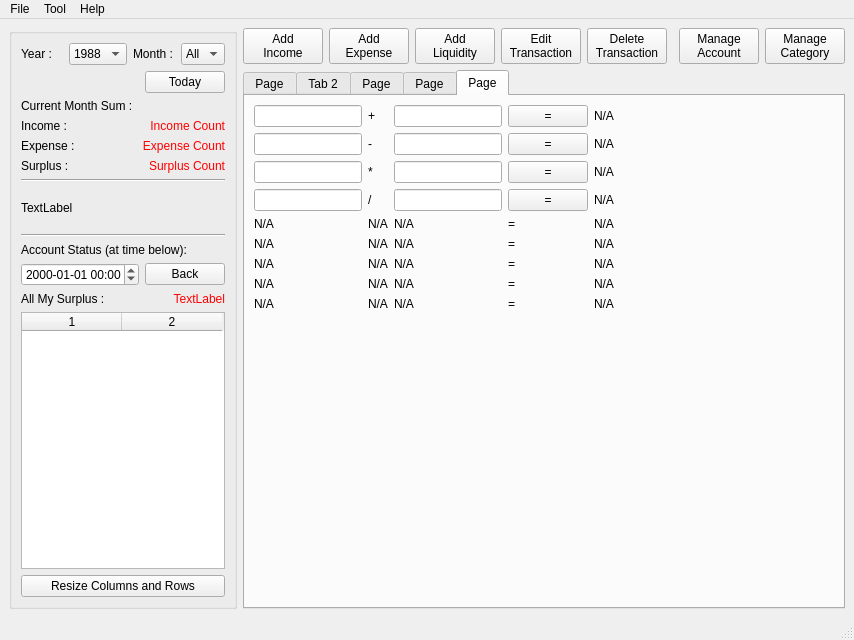
<?xml version="1.0" encoding="UTF-8"?>
<ui version="4.0">
 <class>accountBookMainWindow</class>
 <widget class="QMainWindow" name="accountBookMainWindow">
  <property name="geometry">
   <rect>
    <x>0</x>
    <y>0</y>
    <width>819</width>
    <height>640</height>
   </rect>
  </property>
  <property name="minimumSize">
   <size>
    <width>0</width>
    <height>640</height>
   </size>
  </property>
  <property name="windowTitle">
   <string>MainWindow</string>
  </property>
  <widget class="QWidget" name="centralwidget">
   <layout class="QGridLayout" name="gridLayout_2">
    <item row="0" column="0" rowspan="2">
     <widget class="QGroupBox" name="groupBox_2">
      <property name="minimumSize">
       <size>
        <width>228</width>
        <height>0</height>
       </size>
      </property>
      <property name="maximumSize">
       <size>
        <width>228</width>
        <height>16777215</height>
       </size>
      </property>
      <layout class="QGridLayout" name="gridLayout_3">
       <item row="0" column="0">
        <layout class="QHBoxLayout" name="horizontalLayout_2">
         <item>
          <widget class="QLabel" name="label">
           <property name="text">
            <string>Year :</string>
           </property>
          </widget>
         </item>
         <item>
          <widget class="QComboBox" name="comboBox">
           <item>
            <property name="text">
             <string>1988</string>
            </property>
           </item>
          </widget>
         </item>
         <item>
          <widget class="QLabel" name="label_2">
           <property name="text">
            <string>Month :</string>
           </property>
          </widget>
         </item>
         <item>
          <widget class="QComboBox" name="comboBox_2">
           <item>
            <property name="text">
             <string>All</string>
            </property>
           </item>
           <item>
            <property name="text">
             <string>1</string>
            </property>
           </item>
           <item>
            <property name="text">
             <string>2</string>
            </property>
           </item>
           <item>
            <property name="text">
             <string>3</string>
            </property>
           </item>
           <item>
            <property name="text">
             <string>4</string>
            </property>
           </item>
           <item>
            <property name="text">
             <string>5</string>
            </property>
           </item>
           <item>
            <property name="text">
             <string>6</string>
            </property>
           </item>
           <item>
            <property name="text">
             <string>7</string>
            </property>
           </item>
           <item>
            <property name="text">
             <string>8</string>
            </property>
           </item>
           <item>
            <property name="text">
             <string>9</string>
            </property>
           </item>
           <item>
            <property name="text">
             <string>10</string>
            </property>
           </item>
           <item>
            <property name="text">
             <string>11</string>
            </property>
           </item>
           <item>
            <property name="text">
             <string>12</string>
            </property>
           </item>
          </widget>
         </item>
        </layout>
       </item>
       <item row="1" column="0">
        <layout class="QHBoxLayout" name="horizontalLayout">
         <item>
          <spacer name="horizontalSpacer">
           <property name="orientation">
            <enum>Qt::Horizontal</enum>
           </property>
           <property name="sizeHint" stdset="0">
            <size>
             <width>172</width>
             <height>20</height>
            </size>
           </property>
          </spacer>
         </item>
         <item>
          <widget class="QPushButton" name="buttonBackToToday">
           <property name="text">
            <string>Today</string>
           </property>
          </widget>
         </item>
        </layout>
       </item>
       <item row="2" column="0">
        <layout class="QVBoxLayout" name="verticalLayout_2">
         <item>
          <widget class="QLabel" name="label_7">
           <property name="text">
            <string>Current Month Sum :</string>
           </property>
          </widget>
         </item>
         <item>
          <layout class="QGridLayout" name="gridLayout">
           <item row="0" column="0">
            <widget class="QLabel" name="label_8">
             <property name="text">
              <string>Income :</string>
             </property>
            </widget>
           </item>
           <item row="0" column="1">
            <widget class="QLabel" name="label_9">
             <property name="palette">
              <palette>
               <active>
                <colorrole role="WindowText">
                 <brush brushstyle="SolidPattern">
                  <color alpha="255">
                   <red>255</red>
                   <green>0</green>
                   <blue>0</blue>
                  </color>
                 </brush>
                </colorrole>
               </active>
               <inactive>
                <colorrole role="WindowText">
                 <brush brushstyle="SolidPattern">
                  <color alpha="255">
                   <red>255</red>
                   <green>0</green>
                   <blue>0</blue>
                  </color>
                 </brush>
                </colorrole>
               </inactive>
               <disabled>
                <colorrole role="WindowText">
                 <brush brushstyle="SolidPattern">
                  <color alpha="255">
                   <red>119</red>
                   <green>119</green>
                   <blue>119</blue>
                  </color>
                 </brush>
                </colorrole>
               </disabled>
              </palette>
             </property>
             <property name="text">
              <string>Income Count</string>
             </property>
             <property name="alignment">
              <set>Qt::AlignRight|Qt::AlignTrailing|Qt::AlignVCenter</set>
             </property>
            </widget>
           </item>
           <item row="1" column="0">
            <widget class="QLabel" name="label_10">
             <property name="text">
              <string>Expense :</string>
             </property>
            </widget>
           </item>
           <item row="1" column="1">
            <widget class="QLabel" name="label_11">
             <property name="palette">
              <palette>
               <active>
                <colorrole role="WindowText">
                 <brush brushstyle="SolidPattern">
                  <color alpha="255">
                   <red>255</red>
                   <green>0</green>
                   <blue>0</blue>
                  </color>
                 </brush>
                </colorrole>
               </active>
               <inactive>
                <colorrole role="WindowText">
                 <brush brushstyle="SolidPattern">
                  <color alpha="255">
                   <red>255</red>
                   <green>0</green>
                   <blue>0</blue>
                  </color>
                 </brush>
                </colorrole>
               </inactive>
               <disabled>
                <colorrole role="WindowText">
                 <brush brushstyle="SolidPattern">
                  <color alpha="255">
                   <red>119</red>
                   <green>119</green>
                   <blue>119</blue>
                  </color>
                 </brush>
                </colorrole>
               </disabled>
              </palette>
             </property>
             <property name="text">
              <string>Expense Count</string>
             </property>
             <property name="alignment">
              <set>Qt::AlignRight|Qt::AlignTrailing|Qt::AlignVCenter</set>
             </property>
            </widget>
           </item>
           <item row="2" column="0">
            <widget class="QLabel" name="label_12">
             <property name="text">
              <string>Surplus :</string>
             </property>
            </widget>
           </item>
           <item row="2" column="1">
            <widget class="QLabel" name="label_13">
             <property name="palette">
              <palette>
               <active>
                <colorrole role="WindowText">
                 <brush brushstyle="SolidPattern">
                  <color alpha="255">
                   <red>255</red>
                   <green>0</green>
                   <blue>0</blue>
                  </color>
                 </brush>
                </colorrole>
               </active>
               <inactive>
                <colorrole role="WindowText">
                 <brush brushstyle="SolidPattern">
                  <color alpha="255">
                   <red>255</red>
                   <green>0</green>
                   <blue>0</blue>
                  </color>
                 </brush>
                </colorrole>
               </inactive>
               <disabled>
                <colorrole role="WindowText">
                 <brush brushstyle="SolidPattern">
                  <color alpha="255">
                   <red>119</red>
                   <green>119</green>
                   <blue>119</blue>
                  </color>
                 </brush>
                </colorrole>
               </disabled>
              </palette>
             </property>
             <property name="text">
              <string>Surplus Count</string>
             </property>
             <property name="alignment">
              <set>Qt::AlignRight|Qt::AlignTrailing|Qt::AlignVCenter</set>
             </property>
            </widget>
           </item>
          </layout>
         </item>
        </layout>
       </item>
       <item row="3" column="0">
        <widget class="Line" name="line">
         <property name="orientation">
          <enum>Qt::Horizontal</enum>
         </property>
        </widget>
       </item>
       <item row="6" column="0">
        <widget class="QLabel" name="label_4">
         <property name="text">
          <string>Account Status (at time below):</string>
         </property>
        </widget>
       </item>
       <item row="7" column="0">
        <layout class="QHBoxLayout" name="horizontalLayout_4">
         <item>
          <widget class="QDateTimeEdit" name="dateTimeEdit">
           <property name="displayFormat">
            <string>yyyy-MM-dd HH:mm</string>
           </property>
          </widget>
         </item>
         <item>
          <widget class="QPushButton" name="buttonBackToCurTime">
           <property name="text">
            <string>Back</string>
           </property>
          </widget>
         </item>
        </layout>
       </item>
       <item row="8" column="0">
        <layout class="QHBoxLayout" name="horizontalLayout_3">
         <item>
          <widget class="QLabel" name="label_3">
           <property name="text">
            <string>All My Surplus :</string>
           </property>
          </widget>
         </item>
         <item>
          <widget class="QLabel" name="labelAllMySurplus">
           <property name="palette">
            <palette>
             <active>
              <colorrole role="WindowText">
               <brush brushstyle="SolidPattern">
                <color alpha="255">
                 <red>255</red>
                 <green>0</green>
                 <blue>0</blue>
                </color>
               </brush>
              </colorrole>
             </active>
             <inactive>
              <colorrole role="WindowText">
               <brush brushstyle="SolidPattern">
                <color alpha="255">
                 <red>255</red>
                 <green>0</green>
                 <blue>0</blue>
                </color>
               </brush>
              </colorrole>
             </inactive>
             <disabled>
              <colorrole role="WindowText">
               <brush brushstyle="SolidPattern">
                <color alpha="255">
                 <red>119</red>
                 <green>119</green>
                 <blue>119</blue>
                </color>
               </brush>
              </colorrole>
             </disabled>
            </palette>
           </property>
           <property name="text">
            <string>TextLabel</string>
           </property>
           <property name="alignment">
            <set>Qt::AlignRight|Qt::AlignTrailing|Qt::AlignVCenter</set>
           </property>
          </widget>
         </item>
        </layout>
       </item>
       <item row="9" column="0">
        <widget class="QTableWidget" name="tableAccount">
         <property name="sortingEnabled">
          <bool>true</bool>
         </property>
         <property name="columnCount">
          <number>2</number>
         </property>
         <column/>
         <column/>
        </widget>
       </item>
       <item row="10" column="0">
        <widget class="QPushButton" name="buttonResize">
         <property name="text">
          <string>Resize Columns and Rows</string>
         </property>
        </widget>
       </item>
       <item row="5" column="0">
        <widget class="Line" name="line_2">
         <property name="orientation">
          <enum>Qt::Horizontal</enum>
         </property>
        </widget>
       </item>
       <item row="4" column="0">
        <widget class="QLabel" name="labelBanner">
         <property name="minimumSize">
          <size>
           <width>0</width>
           <height>40</height>
          </size>
         </property>
         <property name="maximumSize">
          <size>
           <width>16777215</width>
           <height>40</height>
          </size>
         </property>
         <property name="text">
          <string>TextLabel</string>
         </property>
        </widget>
       </item>
      </layout>
     </widget>
    </item>
    <item row="0" column="1">
     <widget class="QPushButton" name="buttonNewIncome">
      <property name="text">
       <string>Add
Income</string>
      </property>
     </widget>
    </item>
    <item row="0" column="2">
     <widget class="QPushButton" name="buttonNewExpense">
      <property name="text">
       <string>Add
Expense</string>
      </property>
     </widget>
    </item>
    <item row="0" column="3">
     <widget class="QPushButton" name="buttonNewLiquidity">
      <property name="text">
       <string>Add
Liquidity</string>
      </property>
     </widget>
    </item>
    <item row="0" column="4">
     <widget class="QPushButton" name="buttonEdit">
      <property name="text">
       <string>Edit
Transaction</string>
      </property>
     </widget>
    </item>
    <item row="0" column="5">
     <widget class="QPushButton" name="buttonDelete">
      <property name="text">
       <string>Delete
Transaction</string>
      </property>
     </widget>
    </item>
    <item row="0" column="6">
     <spacer name="horizontalSpacer_4">
      <property name="orientation">
       <enum>Qt::Horizontal</enum>
      </property>
      <property name="sizeHint" stdset="0">
       <size>
        <width>40</width>
        <height>20</height>
       </size>
      </property>
     </spacer>
    </item>
    <item row="0" column="7">
     <widget class="QPushButton" name="buttonManageAccount">
      <property name="text">
       <string>Manage
Account</string>
      </property>
     </widget>
    </item>
    <item row="0" column="8">
     <widget class="QPushButton" name="buttonManageCategory">
      <property name="text">
       <string>Manage
Category</string>
      </property>
     </widget>
    </item>
    <item row="1" column="1" colspan="8">
     <widget class="QTabWidget" name="mainTabWidget">
      <property name="minimumSize">
       <size>
        <width>500</width>
        <height>0</height>
       </size>
      </property>
      <property name="currentIndex">
       <number>4</number>
      </property>
      <widget class="QWidget" name="tabStatistics">
       <attribute name="title">
        <string>Page</string>
       </attribute>
       <layout class="QGridLayout" name="gridLayout_4">
        <item row="0" column="0" rowspan="5" colspan="5">
         <widget class="QTreeWidget" name="treeStatistics">
          <property name="columnCount">
           <number>3</number>
          </property>
          <column>
           <property name="text">
            <string notr="true">1</string>
           </property>
          </column>
          <column>
           <property name="text">
            <string notr="true">2</string>
           </property>
          </column>
          <column>
           <property name="text">
            <string notr="true">3</string>
           </property>
          </column>
         </widget>
        </item>
        <item row="5" column="0">
         <widget class="QPushButton" name="buttonShowBigType">
          <property name="text">
           <string>Summary</string>
          </property>
         </widget>
        </item>
        <item row="5" column="2">
         <widget class="QPushButton" name="buttonShowSmallType">
          <property name="text">
           <string>Detail</string>
          </property>
         </widget>
        </item>
        <item row="5" column="1">
         <widget class="QPushButton" name="buttonShowMidType">
          <property name="text">
           <string>General</string>
          </property>
         </widget>
        </item>
        <item row="5" column="3">
         <spacer name="horizontalSpacer_3">
          <property name="orientation">
           <enum>Qt::Horizontal</enum>
          </property>
          <property name="sizeHint" stdset="0">
           <size>
            <width>40</width>
            <height>20</height>
           </size>
          </property>
         </spacer>
        </item>
       </layout>
      </widget>
      <widget class="QWidget" name="tabIncome">
       <attribute name="title">
        <string>Tab 2</string>
       </attribute>
       <layout class="QGridLayout" name="gridLayout_6">
        <item row="0" column="0" colspan="2">
         <widget class="QTableWidget" name="tableIncome">
          <attribute name="horizontalHeaderShowSortIndicator" stdset="0">
           <bool>true</bool>
          </attribute>
          <attribute name="verticalHeaderVisible">
           <bool>false</bool>
          </attribute>
         </widget>
        </item>
       </layout>
      </widget>
      <widget class="QWidget" name="tabExpense">
       <attribute name="title">
        <string>Page</string>
       </attribute>
       <layout class="QGridLayout" name="gridLayout_9">
        <item row="0" column="0">
         <widget class="QTableWidget" name="tableExpense">
          <attribute name="horizontalHeaderShowSortIndicator" stdset="0">
           <bool>true</bool>
          </attribute>
          <attribute name="verticalHeaderVisible">
           <bool>false</bool>
          </attribute>
         </widget>
        </item>
       </layout>
      </widget>
      <widget class="QWidget" name="tabLiquidity">
       <attribute name="title">
        <string>Page</string>
       </attribute>
       <layout class="QGridLayout" name="gridLayout_7">
        <item row="0" column="0">
         <widget class="QTableWidget" name="tableLiquidity">
          <attribute name="horizontalHeaderShowSortIndicator" stdset="0">
           <bool>true</bool>
          </attribute>
          <attribute name="verticalHeaderVisible">
           <bool>false</bool>
          </attribute>
         </widget>
        </item>
       </layout>
      </widget>
      <widget class="QWidget" name="tabCompute">
       <attribute name="title">
        <string>Page</string>
       </attribute>
       <layout class="QGridLayout" name="gridLayout_13">
        <item row="0" column="0">
         <layout class="QGridLayout" name="gridLayout_12">
          <item row="0" column="4" rowspan="2">
           <widget class="QLabel" name="label_5">
            <property name="text">
             <string>+</string>
            </property>
           </widget>
          </item>
          <item row="0" column="6" rowspan="2">
           <widget class="QPushButton" name="buttonPlus">
            <property name="text">
             <string>=</string>
            </property>
           </widget>
          </item>
          <item row="0" column="7" rowspan="2">
           <widget class="QLabel" name="label_6">
            <property name="text">
             <string>N/A</string>
            </property>
           </widget>
          </item>
          <item row="0" column="0" rowspan="2" colspan="4">
           <widget class="QLineEdit" name="lineEdit"/>
          </item>
          <item row="0" column="5" rowspan="2">
           <widget class="QLineEdit" name="lineEdit_2"/>
          </item>
          <item row="2" column="4" rowspan="2">
           <widget class="QLabel" name="label_16">
            <property name="text">
             <string>-</string>
            </property>
           </widget>
          </item>
          <item row="2" column="6" rowspan="2">
           <widget class="QPushButton" name="buttonMinus">
            <property name="text">
             <string>=</string>
            </property>
           </widget>
          </item>
          <item row="2" column="7" rowspan="2">
           <widget class="QLabel" name="label_17">
            <property name="text">
             <string>N/A</string>
            </property>
           </widget>
          </item>
          <item row="2" column="0" rowspan="2" colspan="4">
           <widget class="QLineEdit" name="lineEdit_5"/>
          </item>
          <item row="2" column="5" rowspan="2">
           <widget class="QLineEdit" name="lineEdit_6"/>
          </item>
          <item row="4" column="4" rowspan="2">
           <widget class="QLabel" name="label_18">
            <property name="text">
             <string>*</string>
            </property>
           </widget>
          </item>
          <item row="4" column="6" rowspan="2">
           <widget class="QPushButton" name="buttonMultiply">
            <property name="text">
             <string>=</string>
            </property>
           </widget>
          </item>
          <item row="4" column="7" rowspan="2">
           <widget class="QLabel" name="label_19">
            <property name="text">
             <string>N/A</string>
            </property>
           </widget>
          </item>
          <item row="4" column="0" rowspan="2" colspan="4">
           <widget class="QLineEdit" name="lineEdit_7"/>
          </item>
          <item row="4" column="5" rowspan="2">
           <widget class="QLineEdit" name="lineEdit_8"/>
          </item>
          <item row="6" column="4" rowspan="2">
           <widget class="QLabel" name="label_20">
            <property name="text">
             <string>/</string>
            </property>
           </widget>
          </item>
          <item row="6" column="6" rowspan="2">
           <widget class="QPushButton" name="buttonDivide">
            <property name="text">
             <string>=</string>
            </property>
           </widget>
          </item>
          <item row="6" column="7" rowspan="2">
           <widget class="QLabel" name="label_21">
            <property name="text">
             <string>N/A</string>
            </property>
           </widget>
          </item>
          <item row="6" column="5" rowspan="2">
           <widget class="QLineEdit" name="lineEdit_10"/>
          </item>
          <item row="8" column="0" colspan="4">
           <widget class="QLabel" name="label_30">
            <property name="text">
             <string>N/A</string>
            </property>
           </widget>
          </item>
          <item row="9" column="0" colspan="4">
           <widget class="QLabel" name="label_35">
            <property name="text">
             <string>N/A</string>
            </property>
           </widget>
          </item>
          <item row="10" column="0" colspan="4">
           <widget class="QLabel" name="label_40">
            <property name="text">
             <string>N/A</string>
            </property>
           </widget>
          </item>
          <item row="11" column="0" colspan="4">
           <widget class="QLabel" name="label_45">
            <property name="text">
             <string>N/A</string>
            </property>
           </widget>
          </item>
          <item row="12" column="0" colspan="4">
           <widget class="QLabel" name="label_50">
            <property name="text">
             <string>N/A</string>
            </property>
           </widget>
          </item>
          <item row="8" column="7">
           <widget class="QLabel" name="label_34">
            <property name="text">
             <string>N/A</string>
            </property>
           </widget>
          </item>
          <item row="9" column="7">
           <widget class="QLabel" name="label_38">
            <property name="text">
             <string>N/A</string>
            </property>
           </widget>
          </item>
          <item row="10" column="7">
           <widget class="QLabel" name="label_43">
            <property name="text">
             <string>N/A</string>
            </property>
           </widget>
          </item>
          <item row="11" column="7">
           <widget class="QLabel" name="label_48">
            <property name="text">
             <string>N/A</string>
            </property>
           </widget>
          </item>
          <item row="12" column="7">
           <widget class="QLabel" name="label_53">
            <property name="text">
             <string>N/A</string>
            </property>
           </widget>
          </item>
          <item row="8" column="6">
           <widget class="QLabel" name="label_33">
            <property name="text">
             <string>=</string>
            </property>
           </widget>
          </item>
          <item row="9" column="6">
           <widget class="QLabel" name="label_36">
            <property name="text">
             <string>=</string>
            </property>
           </widget>
          </item>
          <item row="10" column="6">
           <widget class="QLabel" name="label_41">
            <property name="text">
             <string>=</string>
            </property>
           </widget>
          </item>
          <item row="11" column="6">
           <widget class="QLabel" name="label_46">
            <property name="text">
             <string>=</string>
            </property>
           </widget>
          </item>
          <item row="12" column="6">
           <widget class="QLabel" name="label_51">
            <property name="text">
             <string>=</string>
            </property>
           </widget>
          </item>
          <item row="8" column="5">
           <widget class="QLabel" name="label_32">
            <property name="text">
             <string>N/A</string>
            </property>
           </widget>
          </item>
          <item row="9" column="5">
           <widget class="QLabel" name="label_37">
            <property name="text">
             <string>N/A</string>
            </property>
           </widget>
          </item>
          <item row="10" column="5">
           <widget class="QLabel" name="label_42">
            <property name="text">
             <string>N/A</string>
            </property>
           </widget>
          </item>
          <item row="11" column="5">
           <widget class="QLabel" name="label_47">
            <property name="text">
             <string>N/A</string>
            </property>
           </widget>
          </item>
          <item row="12" column="5">
           <widget class="QLabel" name="label_52">
            <property name="text">
             <string>N/A</string>
            </property>
           </widget>
          </item>
          <item row="8" column="4">
           <widget class="QLabel" name="label_31">
            <property name="text">
             <string>N/A</string>
            </property>
           </widget>
          </item>
          <item row="9" column="4">
           <widget class="QLabel" name="label_39">
            <property name="text">
             <string>N/A</string>
            </property>
           </widget>
          </item>
          <item row="10" column="4">
           <widget class="QLabel" name="label_44">
            <property name="text">
             <string>N/A</string>
            </property>
           </widget>
          </item>
          <item row="11" column="4">
           <widget class="QLabel" name="label_49">
            <property name="text">
             <string>N/A</string>
            </property>
           </widget>
          </item>
          <item row="12" column="4">
           <widget class="QLabel" name="label_54">
            <property name="text">
             <string>N/A</string>
            </property>
           </widget>
          </item>
          <item row="6" column="0" rowspan="2" colspan="4">
           <widget class="QLineEdit" name="lineEdit_9"/>
          </item>
         </layout>
        </item>
        <item row="1" column="0">
         <spacer name="verticalSpacer">
          <property name="orientation">
           <enum>Qt::Vertical</enum>
          </property>
          <property name="sizeHint" stdset="0">
           <size>
            <width>20</width>
            <height>40</height>
           </size>
          </property>
         </spacer>
        </item>
        <item row="0" column="1">
         <spacer name="horizontalSpacer_2">
          <property name="orientation">
           <enum>Qt::Horizontal</enum>
          </property>
          <property name="sizeHint" stdset="0">
           <size>
            <width>40</width>
            <height>20</height>
           </size>
          </property>
         </spacer>
        </item>
       </layout>
      </widget>
     </widget>
    </item>
   </layout>
  </widget>
  <widget class="QMenuBar" name="menubar">
   <property name="geometry">
    <rect>
     <x>0</x>
     <y>0</y>
     <width>819</width>
     <height>23</height>
    </rect>
   </property>
   <widget class="QMenu" name="menuFile">
    <property name="title">
     <string>File</string>
    </property>
    <widget class="QMenu" name="menuImport_Export">
     <property name="title">
      <string>Import / Export</string>
     </property>
     <addaction name="actionImport_another_data_file"/>
     <addaction name="actionExport_Data_As_Text_File"/>
    </widget>
    <addaction name="actionBackup_Data_File"/>
    <addaction name="actionSet_Password"/>
    <addaction name="separator"/>
    <addaction name="menuImport_Export"/>
    <addaction name="separator"/>
    <addaction name="actionExit"/>
   </widget>
   <widget class="QMenu" name="menuTool">
    <property name="title">
     <string>Tool</string>
    </property>
    <addaction name="actionOptions"/>
    <addaction name="actionResize_Columes_and_Rows"/>
   </widget>
   <widget class="QMenu" name="menuHelp">
    <property name="title">
     <string>Help</string>
    </property>
    <addaction name="actionAbout_accountBook"/>
   </widget>
   <addaction name="menuFile"/>
   <addaction name="menuTool"/>
   <addaction name="menuHelp"/>
  </widget>
  <widget class="QStatusBar" name="statusbar"/>
  <action name="actionBackup_Data_File">
   <property name="text">
    <string>Backup Data File</string>
   </property>
  </action>
  <action name="actionSet_Password">
   <property name="text">
    <string>Set Password</string>
   </property>
  </action>
  <action name="actionImport_another_data_file">
   <property name="text">
    <string>Import Another Data File</string>
   </property>
  </action>
  <action name="actionExport_Data_As_Text_File">
   <property name="text">
    <string>Export Data As Text File</string>
   </property>
  </action>
  <action name="actionExit">
   <property name="text">
    <string>Exit</string>
   </property>
  </action>
  <action name="actionOptions">
   <property name="text">
    <string>Options</string>
   </property>
  </action>
  <action name="actionResize_Columes_and_Rows">
   <property name="text">
    <string>Resize Columes and Rows</string>
   </property>
  </action>
  <action name="actionAbout_accountBook">
   <property name="text">
    <string>About accountBook</string>
   </property>
  </action>
 </widget>
 <resources/>
 <connections/>
</ui>
